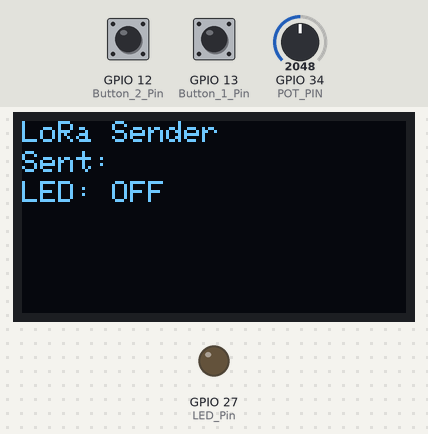
The sketch below on a simulated ESP32. Shown: 128×64 one-colour display, output pins drawn as LEDs (lit = HIGH). The inputs (shaded band) are chosen by the test bench; at power-on: GPIO 13 (Button_1_Pin) HIGH, GPIO 12 (Button_2_Pin) HIGH, GPIO 34 (POT_PIN) = 2048. No radio packets arrive unless stated; what the sketch prints to the serial monitor is not drawn.

Above: at 1.3 s.
1.4 s: GPIO 13 (Button_1_Pin) pulled LOW for 0.2 s
At 1.66 s:
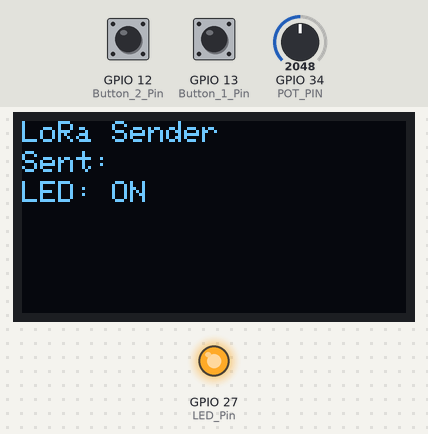
3.2 s: GPIO 12 (Button_2_Pin) pulled LOW for 0.2 s
At 3.61 s:
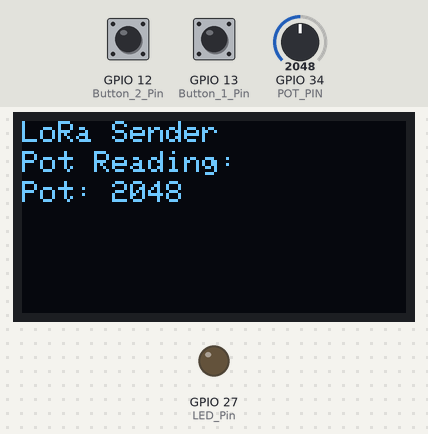
5.2 s: GPIO 13 (Button_1_Pin) pulled LOW for 1 s
At 7.5 s:
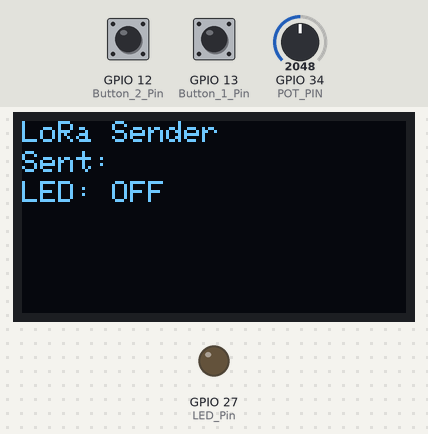
7.8 s: GPIO 13 (Button_1_Pin) pulled LOW for 3.2 s
At 9.0 s:
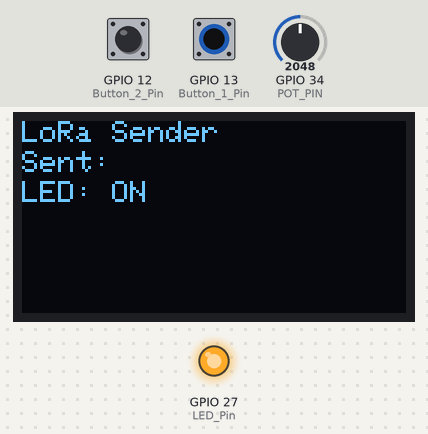
12.7 s: GPIO 12 (Button_2_Pin) pulled LOW for 3.2 s
At 16.21 s:
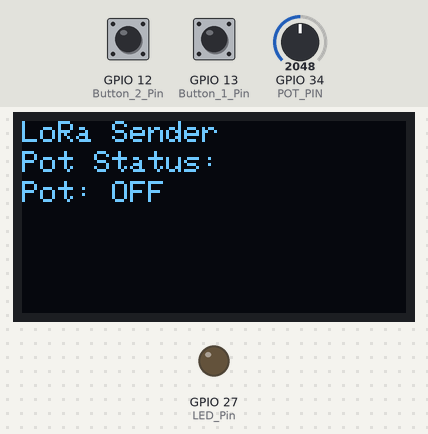
17.8 s: GPIO 12 (Button_2_Pin) driven LOW and GPIO 13 (Button_1_Pin) driven LOW
At 18.16 s:
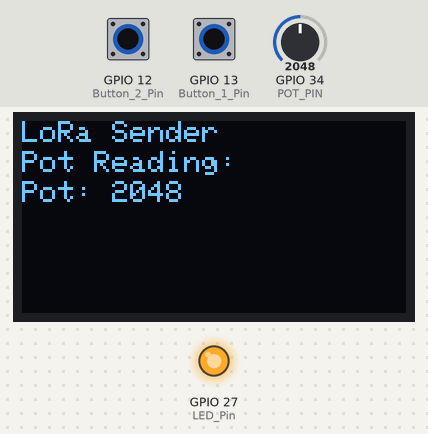
Timing chart, 0 to 20.8 s (numbered marks = the images above; inputs shaded):
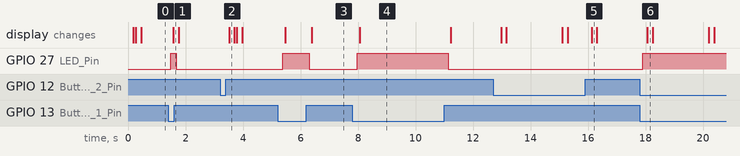

The sketch:

sender.ino
```cpp
#include <SPI.h>
#include <LoRa.h>
#include <Wire.h>
#include <Adafruit_GFX.h>
#include <Adafruit_SSD1306.h>

// Button pins
#define Button_1_Pin  13 // D13 (for LED control)
#define Button_2_Pin  12 // D12 (for potentiometer reading)

// LED pin
#define LED_Pin       27 // Pin for the LED (update as needed)

// Potentiometer pin
#define POT_PIN       34 // Analog pin for potentiometer

// OLED display parameters
#define SCREEN_WIDTH 128 // OLED display width, in pixels
#define SCREEN_HEIGHT 64 // OLED display height, in pixels
#define OLED_RESET     -1 // No reset pin
Adafruit_SSD1306 display(SCREEN_WIDTH, SCREEN_HEIGHT, &Wire, OLED_RESET);

// LoRa pin configuration
#define ss 5   // CS pin
#define rst 14 // Reset pin
#define dio0 2 // IRQ pin

bool previousButton1State = HIGH; // Previous state of Button 1
bool previousButton2State = HIGH; // Previous state of Button 2
unsigned long lastPotSendTime = 0; // Timestamp for last potentiometer reading

void setup() {
  // Initialize Serial for debug output
  Serial.begin(9600);
  while (!Serial);

  // Initialize button pins
  pinMode(Button_1_Pin, INPUT_PULLUP);
  pinMode(Button_2_Pin, INPUT_PULLUP);

  // Initialize LED pin
  pinMode(LED_Pin, OUTPUT);
  digitalWrite(LED_Pin, LOW); // Ensure LED is off initially

  // Initialize potentiometer pin
  pinMode(POT_PIN, INPUT);

  // Initialize OLED display
  Wire.begin(); // No parameters needed for ESP32
  if (!display.begin(SSD1306_SWITCHCAPVCC, 0x3C)) { // Address 0x3C for 128x64
    Serial.println(F("SSD1306 allocation failed"));
    while (1);
  }

  display.clearDisplay();
  display.setTextSize(1);
  display.setTextColor(SSD1306_WHITE);
  display.setCursor(0, 0);
  display.println("LoRa Sender");
  display.display();

  // Initialize LoRa
  Serial.println("LoRa Sender");
  LoRa.setPins(ss, rst, dio0);
  if (!LoRa.begin(433E6)) {  // Set frequency to 433 MHz
    Serial.println("Starting LoRa failed!");
    while (1);
  }

  Serial.println("LoRa Initializing OK!");
  display.setCursor(0, 10);
  display.print("LoRa Initializing OK!");
  display.display();
}

void loop() {
  // Read button states
  bool button1State = digitalRead(Button_1_Pin) == LOW; // LOW when pressed
  bool button2State = digitalRead(Button_2_Pin) == LOW; // LOW when pressed

  // Handle Button 1 for LED control
  //if (button1State != previousButton1State)
  { // If button state changes
    previousButton1State = button1State; // Update the previous state

    String ledMessage;
    if (button1State) {
      digitalWrite(LED_Pin, HIGH); // Turn LED ON
      ledMessage = "LED: ON";
    } else {
      digitalWrite(LED_Pin, LOW); // Turn LED OFF
      ledMessage = "LED: OFF";
    }

    // Send message via LoRa
    Serial.print("Sending message: ");
    Serial.println(ledMessage);
    LoRa.beginPacket();
    LoRa.print(ledMessage);
    LoRa.endPacket();

    // Update OLED display
    display.clearDisplay();
    display.setCursor(0, 0);
    display.setTextSize(1);
    display.setTextColor(SSD1306_WHITE);
    display.println("LoRa Sender");
    display.setCursor(0, 10);
    display.print("Sent: ");
    display.setCursor(0, 20);
    display.println(ledMessage);
    display.display();

  }

  // Handle Button 2 for Potentiometer reading
  if (button2State) {
    unsigned long currentTime = millis(); // Current time in milliseconds
    if (currentTime - lastPotSendTime >= 2000) { // Check if 2 second has passed
      lastPotSendTime = currentTime; // Update the timestamp

      int potValue = analogRead(POT_PIN); // Read potentiometer value (0-4095)
      String potMessage = "Pot: " + String(potValue);

      // Send potentiometer value
      Serial.print("Sending message: ");
      Serial.println(potMessage);
      LoRa.beginPacket();
      LoRa.print(potMessage);
      LoRa.endPacket();

      // Update OLED display
      display.clearDisplay();
      display.setCursor(0, 0);
      display.setTextSize(1);
      display.setTextColor(SSD1306_WHITE);
      display.println("LoRa Sender");
      display.setCursor(0, 10);
      display.print("Pot Reading: ");
      display.setCursor(0, 20);
      display.println(potMessage);
      display.display();
    }
  } else if (!button2State && previousButton2State) {
    // If Button 2 is released, send "Pot: OFF"
    previousButton2State = button2State;

    String potMessage = "Pot: OFF";

    // Send message via LoRa
    Serial.print("Sending message: ");
    Serial.println(potMessage);
    LoRa.beginPacket();
    LoRa.print(potMessage);
    LoRa.endPacket();

    // Update OLED display
    display.clearDisplay();
    display.setCursor(0, 0);
    display.setTextSize(1);
    display.setTextColor(SSD1306_WHITE);
    display.println("LoRa Sender");
    display.setCursor(0, 10);
    display.print("Pot Status: ");
    display.setCursor(0, 20);
    display.println(potMessage);
    display.display();
  }

  // Update previous button state for Button 2
  previousButton2State = button2State;

  delay(100); // Main loop delay
}
```

Measured:
- after the input at 1.4 s, GPIO 27 (LED_Pin): LOW → HIGH after 0.09 s, → LOW 0.19 s later; the display: changes after 0.17 s (image 1)
- after the input at 3.2 s, the display: changes after 0.32 s (image 2)
- after the input at 5.2 s, GPIO 27 (LED_Pin): LOW → HIGH after 0.18 s, → LOW 0.93 s later; the display: first changes after 0.26 s (image 3 shows a later state)
- after the input at 7.8 s, GPIO 27 (LED_Pin): LOW → HIGH after 0.18 s, → LOW 3.2 s later; the display: changes after 0.26 s (image 4)
- after the input at 12.7 s, the display: first changes after 0.28 s (image 5 shows a later state)
- after the input at 17.8 s, GPIO 27 (LED_Pin): LOW → HIGH after 0.10 s; the display: changes after 0.27 s (image 6)
